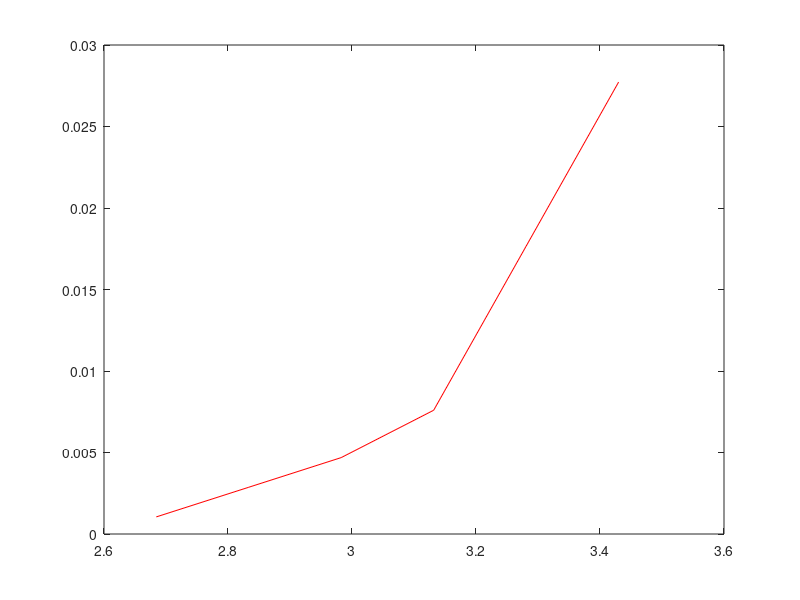

Source code (MATLAB):
clc
clear
close all

a1 = 0.0001;
b1 = 0;
a2 = 0.0122;
b2 = -0.0317;
a3 = 0.0675;
b3 = -0.2038;

x1 = 2.61;
x2 = 3.11;
x3 = 3.43;

x = linspace(0, x3, 24);
y = zeros(size(x));
index = [1 10 15 19 24];

for i = 1:length(x)
    if x(i) <= x1
        y(i) = a1*x(i) + b1;
    elseif x(i) <= x2
        y(i) = a2*x(i) + b2;
    else
        y(i) = a3*x(i) + b3;
    end
end

p = polyfit(x, y, 4);
y_poly = polyval(p, x);

plot(x, y_poly);

for i=1:4
xi = x(index(i):index(i+1));
yi = y(index(i):index(i+1))
plot(xi, yi, 'r');
end
